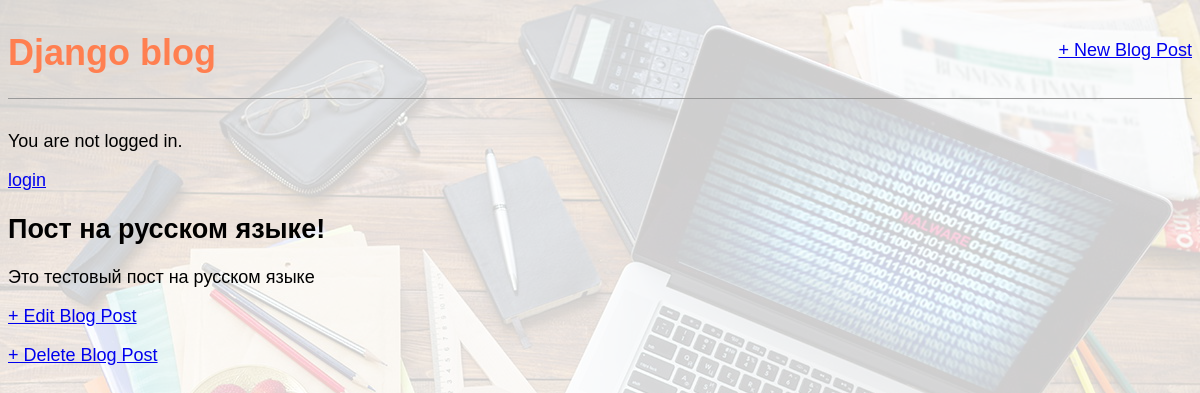
/post/3/, run on an earlier commit of the app's database.
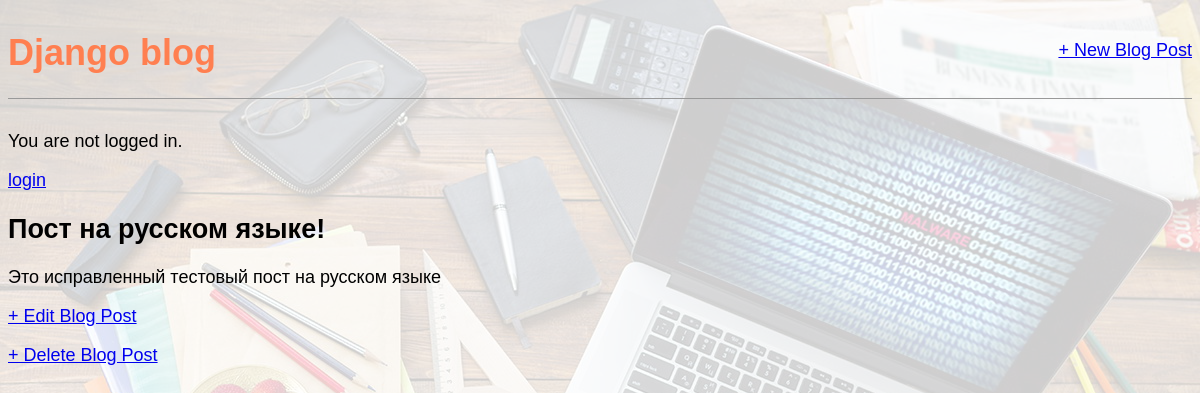
And on a later commit of the database.
### blog/models.py (models this page shows, shortened)
class Post(models.Model):
    title = models.CharField(max_length=200)
    author = models.ForeignKey('auth.User', on_delete=models.CASCADE,)
    body = models.TextField()

### blog/views.py (the view)
# urls.py: path('post/<int:pk>/', views.BlogDetailView.as_view(), name='post_detail'),
class BlogDetailView(DetailView):
    model = Post
    template_name = 'post_detail.html'

### templates/post_detail.html
{% extends 'base.html' %}
{% block content %}
    <div class="post-entry">
        <h2>{{ object.title }}</h2>
        <p>{{ object.body }}</p>
    </div>
    <p><a href="{% url 'post_edit' post.pk %}">+ Edit Blog Post</a></p>
    <p><a href="{% url 'post_delete' post.pk %}">+ Delete Blog Post</a></p>
{% endblock content %}

What changed in the data, as far as the page shows it:
changed Post "Пост на русском языке!": body "Это тестовый пост на русском языке" → "Это исправленный тестовый пост на русском языке"
